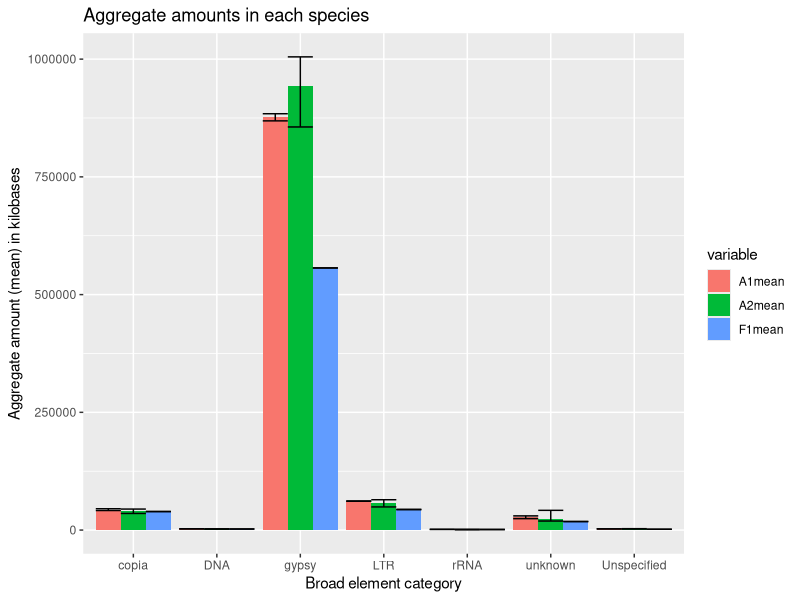

R code for this plot:
library(ggplot2)
library(reshape2)
sessionInfo()

#################################
# R version 3.6.0 (2019-04-26)
# Platform: x86_64-w64-mingw32/x64 (64-bit)
# Running under: Windows 10 x64 (build 16299)
#
# Matrix products: default
#
# locale:
# [1] LC_COLLATE=English_United States.1252  LC_CTYPE=English_United States.1252   
# [3] LC_MONETARY=English_United States.1252 LC_NUMERIC=C                          
# [5] LC_TIME=English_United States.1252    
#
# attached base packages:
# [1] stats     graphics  grDevices utils     datasets  methods   base     
#
# other attached packages:
# [1] reshape2_1.4.3 ggplot2_3.2.0 
#
# loaded via a namespace (and not attached):
#  [1] Rcpp_1.0.1       crayon_1.3.4     withr_2.1.2      grid_3.6.0       plyr_1.8.4       gtable_0.3.0    
#  [7] magrittr_1.5     scales_1.0.0     pillar_1.4.1     stringi_1.4.3    rlang_0.4.0      lazyeval_0.2.2  
# [13] tools_3.6.0      stringr_1.4.0    munsell_0.5.0    compiler_3.6.0   pkgconfig_2.0.2  colorspace_1.4-1
# [19] tibble_2.1.3    
#################################

annot_clust <- read.table("AfricanRepeats.txt", header=T, sep="\t", row.names=1)


########### characterize composition ###########

# 8.5 multiplier represents # reads (x) * 85nt/read * 1 kb/1000nt * 100% = # reads * 8.5 = # Kb in entire genome for that class 
Kbamount <- data.frame(annot_clust[1], apply(annot_clust[2:ncol(annot_clust)], 2, function (x) x*8.5))
KBsum <- aggregate(. ~Lineage, data=Kbamount, FUN=sum)


for (species in unique(gsub("[_].*", "", names(KBsum[-1]))) ) {
    columns <- grep(species, names(KBsum))
    speciesSub <- subset(KBsum, select=as.numeric(columns))
    KBsum[,paste0(species,"mean")] <- rowMeans(speciesSub)
    KBsum[,paste0(species,"min")] <- apply(speciesSub,1,min)
    KBsum[,paste0(species,"max")] <- apply(speciesSub,1,max)
}

KBm <- melt(subset(KBsum, select=grep("mean|Lineage", names(KBsum))))
KBmin <- melt(subset(KBsum, select=grep("min", names(KBsum))))
KBmax <- melt(subset(KBsum, select=grep("max", names(KBsum))))

KBm$min <- KBmin$value
KBm$max <- KBmax$value

limits <- aes(ymax=KBm$max, ymin=KBm$min)

dodge <- position_dodge(width=0.9)

png("Figure_TE.amounts.png", 7500, 5000, pointsize=12, res=600)
ggplot(KBm, aes(x=Lineage, y=value, fill = variable)) + geom_bar(stat = "identity",position = dodge) + geom_errorbar(limits, position = dodge) + labs(title = "Aggregate amounts in each species", x="Broad element category", y="Aggregate amount (mean) in kilobases") + theme(axis.text = element_text(size = rel(1.5)), plot.margin=margin(2,2,2,2,"cm"), plot.title=element_text( face="bold", hjust=0.5), axis.title.x = element_text(face="bold", hjust=0.5), axis.title.y = element_text(face="bold", vjust=0.5))+theme_set(theme_grey(base_size=12))
dev.off()




